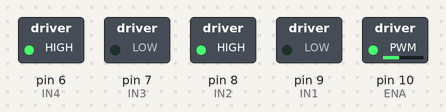
Recording of a sketch running on a simulated Arduino Uno, built with avr-gcc and run on an emulated ATmega328P. Parts: switched loads named in the sketch (green lamp = pin HIGH).

Above: at 0.05 s.
At 2.05 s:
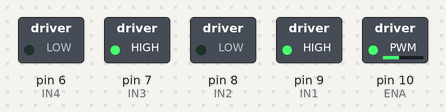
At 3.95 s:
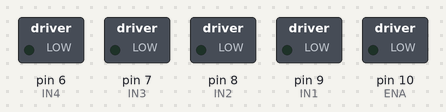
Timing chart, 0 to 5.2 s (numbered marks = the images above):
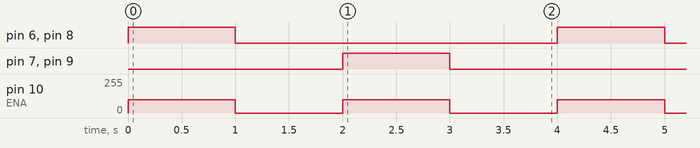

Measured:
- by itself, pin 6 (IN4), pin 7 (IN3), pin 8 (IN2), pin 9 (IN1): alternates HIGH for 1.0 s and LOW for 3.0 s
- by itself, pin 10 (ENA): alternates 100/255 for 1.0 s and 0/255 for 1.0 s

The sketch:

Motor.ino
```cpp
// Definindo os pinos do Motor Shield L293D
int ENA = 10; //Controla a velocidade das rodas conectadas a IN1 e IN2
int IN1 = 9;
int IN2 = 8;
int IN3 = 7;
int IN4 = 6;
int ENB = 10; //Controla a velocidade das rodas conectadas a IN3 e IN4

void setup() {
  pinMode(ENA, OUTPUT);
  pinMode(IN1, OUTPUT);
  pinMode(IN2, OUTPUT);
  pinMode(IN3, OUTPUT);
  pinMode(IN4, OUTPUT);
  pinMode(ENB, OUTPUT);
}

void loop() {
  //Girar para a esquerda
  digitalWrite(IN1, LOW);
  digitalWrite(IN2, HIGH);
  digitalWrite(IN3, LOW);
  digitalWrite(IN4, HIGH);
  analogWrite(ENA, 100);
  //analogWrite(ENB, 100);
  delay(1000);

  // Parar
  digitalWrite(IN1, LOW);
  digitalWrite(IN2, LOW);
  digitalWrite(IN3, LOW);
  digitalWrite(IN4, LOW);
  analogWrite(ENA, 0);
  //analogWrite(ENB, 0);
  delay(1000);

  //Girar para a direita
  digitalWrite(IN1, HIGH);
  digitalWrite(IN2, LOW);
  digitalWrite(IN3, HIGH);
  digitalWrite(IN4, LOW);
  analogWrite(ENA, 100);
  //analogWrite(ENB, 100);
  delay(1000);

  // Parar
  digitalWrite(IN1, LOW);
  digitalWrite(IN2, LOW);
  digitalWrite(IN3, LOW);
  digitalWrite(IN4, LOW);
  analogWrite(ENA, 0);
  //analogWrite(ENB, 0);
  delay(1000);
}
```
